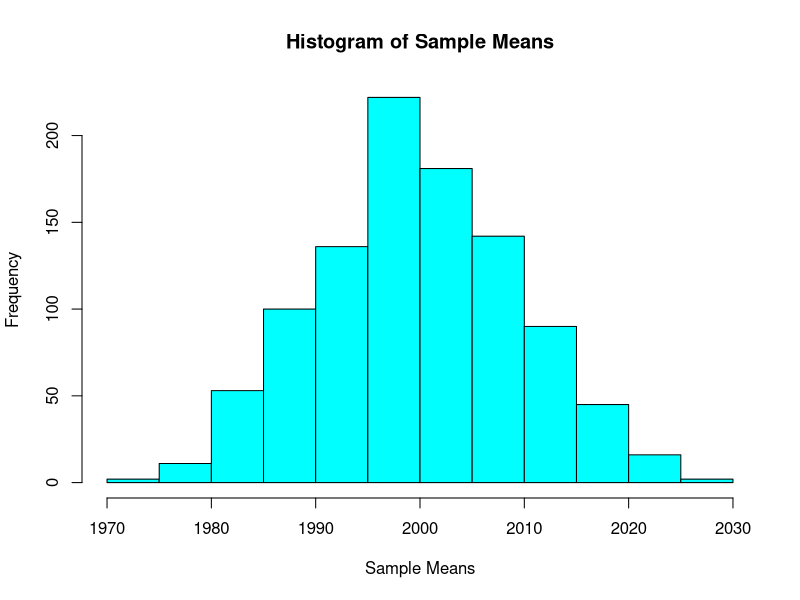

R code for this plot: (Note: this script raises an error after producing the figure.)
#Venkata Satya Nagendra Sai Krishna Mohan Kocherlakota 10/26/2023 ALY6000: -Project-6
cat("\014") # clears console
rm(list = ls()) # clears global environment
try(dev.off(dev.list()["RStudioGD"]), silent = TRUE) # clears plots
try(p_unload(p_loaded(), character.only = TRUE), silent = TRUE) # clears packages
options(scipen = 100) # disables scientific notion for entire R session

#Analyzing a baseball probability distribution

win <- 0.65
loss <- 1 - win

#1
prob1_result <- dbinom(5, 7, win)

#2
wins <- c(0:7)
probability <- dbinom(0:7, 7, win)
prob2_result <- data.frame(wins, probability)

#3
prob3_result <- 1 - sum(prob2_result$probability[6:8])

#4
prob4_result <- sum(prob2_result$probability[4:6])

#5
prob5_result <- sum(prob2_result$probability[6:8])

#6
prob6_result <- 7*win

#7
prob7_result <- 7*win*loss

#8
set.seed(10)
samples <- rbinom(1000, 7, win)

#9
prob9_result <- mean(samples)

#10
prob10_result <- var(samples)

#Analyzing calls in a call center
lambda <- 7
hours <- 8
#11
prob11_result <- dpois(x = 6, lambda)

#12
prob12_result <- ppois(40, lambda * hours)

#13
prob13_result <- 1 - ppois(274, lambda * hours * 5)

#14
prob14_result <- 1 - ppois(274, lambda * hours * 4)

#15
prob15_result <- qpois(0.9, lambda*hours)

#16
set.seed(15)
rand_pois <- rpois(1000, lambda*hours)

#17
prob17_result <- mean(rand_pois)

#18
prob18_result <- var(rand_pois)

#Analyzing the lifespans of light bulbs
mean_life_span <- 2000
sd_life_span <- 100

#19
z_upper <- (2200 - mean_life_span)/sd_life_span
z_lower <- (1800 - mean_life_span)/sd_life_span

prob19_result <- pnorm(z_upper) - pnorm(z_lower)

#20
prob20_result <- 1 - pnorm((2500 - mean_life_span)/sd_life_span)

#21
prob21_result <- round(qnorm(0.1, mean_life_span, sd_life_span))

#22
set.seed(25)
rand_norm <- rnorm(10000, mean_life_span, sd_life_span)

#23
prob23_result <- mean(rand_norm)

#24
prob24_result <- sd(rand_norm)

#25
set.seed(1)

num_samples <- 1000  
sample_size <- 100   

prob25_result <- c()

for (i in 1:num_samples) {
  
  sample_data <- rnorm(sample_size, mean_life_span, sd_life_span)
  prob25_result[i] <- mean(sample_data)
}

#26
hist(prob25_result, main = "Histogram of Sample Means",
     xlab = "Sample Means", ylab = "Frequency",
     col = "cyan", border = "black")

#27
prob27_result <- mean(prob25_result)

#Analyzing the flipper length of penguins

library(palmerpenguins)
#head(penguins)
#summary(penguins)

adelie <- filter(penguins, species == 'Adelie')
summary(adelie)

#scale <- 100/ max(adelie$flipper_length_mm)

#Qplot
qqnorm(adelie$flipper_length_mm)
qqline(adelie$flipper_length_mm, col='red')

#Histogram
ggplot(data = adelie, aes(x = flipper_length_mm)) +
  geom_histogram(binwidth = 5, fill='green', color = 'black') + 
  #geom_density(color = "green")+
  #scale_y_continuous(sec.axis = sec_axis(~.*scale)) +
  labs(title = "Distribution of Flipper Length",
       x = "Flipper Length (mm)",
       y = "Frequency")


#29
gentoo <- filter(penguins, species == 'Gentoo')
ggplot(gentoo, aes(x = flipper_length_mm, y = bill_depth_mm))+
  geom_point(fill = "blue")+
  geom_smooth(method = "lm", color = "red", se = FALSE) +
  labs(title = "Scatter plot between flipper length and bill depth",
       x = "Flipper Length (mm)",
       y = "Bill Depth (mm)") + theme_excel_new()